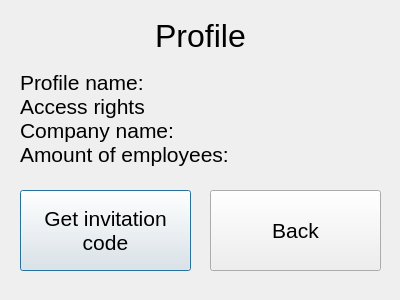
<?xml version="1.0" encoding="UTF-8"?>
<ui version="4.0">
 <class>Profile</class>
 <widget class="QDialog" name="Profile">
  <property name="geometry">
   <rect>
    <x>0</x>
    <y>0</y>
    <width>400</width>
    <height>300</height>
   </rect>
  </property>
  <property name="windowTitle">
   <string>Profile</string>
  </property>
  <widget class="QLabel" name="titleLabel">
   <property name="geometry">
    <rect>
     <x>10</x>
     <y>10</y>
     <width>381</width>
     <height>51</height>
    </rect>
   </property>
   <property name="font">
    <font>
     <pointsize>24</pointsize>
    </font>
   </property>
   <property name="text">
    <string>Profile</string>
   </property>
   <property name="alignment">
    <set>Qt::AlignCenter</set>
   </property>
  </widget>
  <widget class="QLabel" name="infoLabel">
   <property name="geometry">
    <rect>
     <x>20</x>
     <y>70</y>
     <width>361</width>
     <height>101</height>
    </rect>
   </property>
   <property name="font">
    <font>
     <pointsize>16</pointsize>
    </font>
   </property>
   <property name="text">
    <string>Profile name:
Access rights
Company name:
Amount of employees:</string>
   </property>
   <property name="alignment">
    <set>Qt::AlignLeading|Qt::AlignLeft|Qt::AlignTop</set>
   </property>
  </widget>
  <widget class="QPushButton" name="getInvCodeBtn">
   <property name="geometry">
    <rect>
     <x>20</x>
     <y>190</y>
     <width>171</width>
     <height>81</height>
    </rect>
   </property>
   <property name="font">
    <font>
     <pointsize>16</pointsize>
    </font>
   </property>
   <property name="text">
    <string>Get invitation
code</string>
   </property>
  </widget>
  <widget class="QPushButton" name="backBtn">
   <property name="geometry">
    <rect>
     <x>210</x>
     <y>190</y>
     <width>171</width>
     <height>81</height>
    </rect>
   </property>
   <property name="font">
    <font>
     <pointsize>16</pointsize>
    </font>
   </property>
   <property name="text">
    <string>Back</string>
   </property>
  </widget>
 </widget>
 <resources/>
 <connections/>
</ui>
